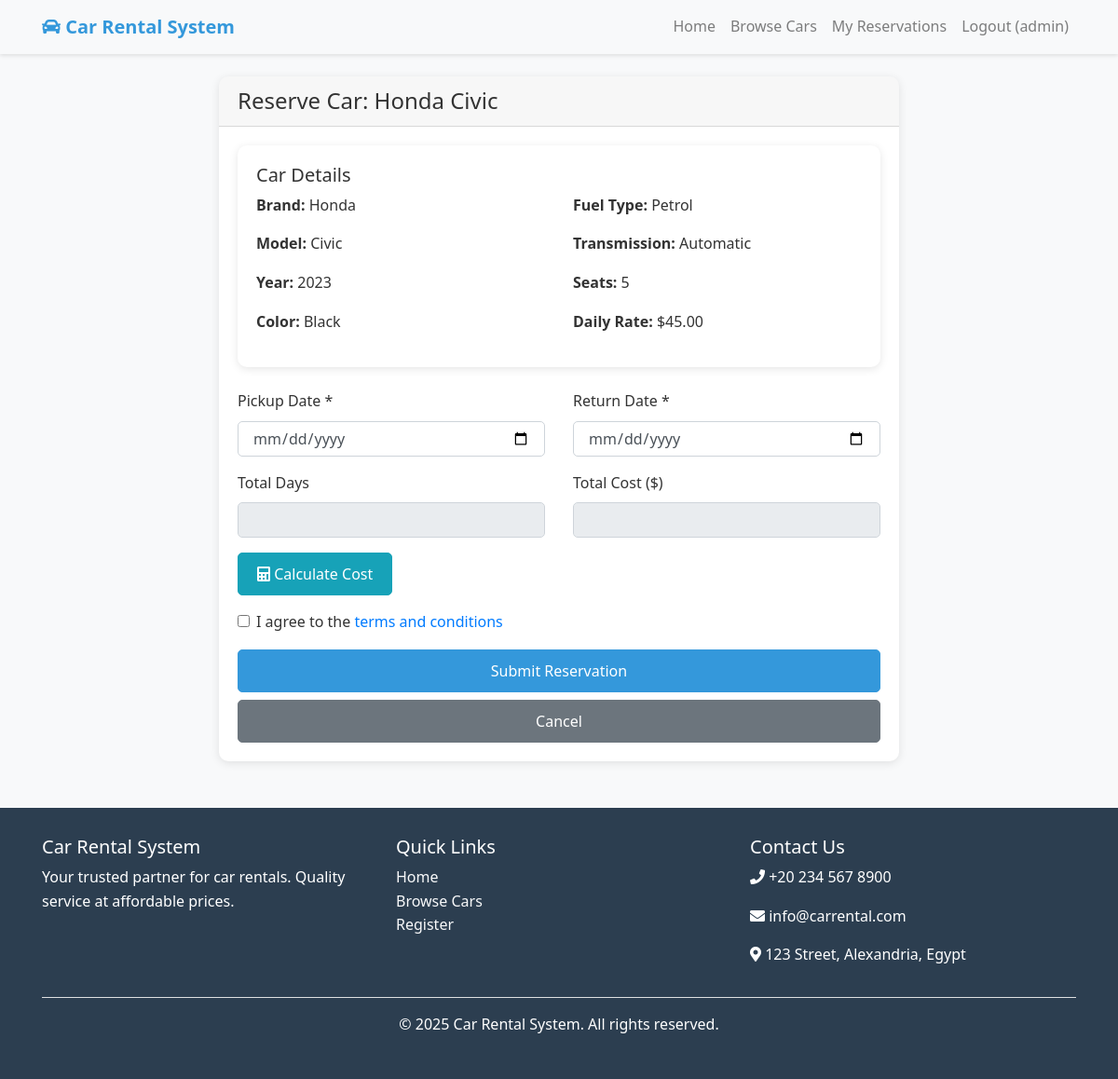
The page /reserve_car.php?car_id=2 (signed in) on the database its author committed.
### tables this page shows
CREATE TABLE cars (
    id INT AUTO_INCREMENT PRIMARY KEY,
    brand VARCHAR(50) NOT NULL,
    model VARCHAR(50) NOT NULL,
    year INT NOT NULL,
    color VARCHAR(30),
    license_plate VARCHAR(20) UNIQUE NOT NULL,
    daily_rate DECIMAL(10,2) NOT NULL,
    status ENUM('available', 'rented', 'maintenance') DEFAULT 'available',
    fuel_type ENUM('petrol', 'diesel', 'electric', 'hybrid') DEFAULT 'petrol',
    transmission ENUM('automatic', 'manual') DEFAULT 'automatic',
    seats INT DEFAULT 5,
    image_url VARCHAR(255),
    description TEXT,
    created_at TIMESTAMP DEFAULT CURRENT_TIMESTAMP
);

### reserve_car.php (the view, shortened to what this page needs)
<?php
$car_id = isset($_GET['car_id']) ? intval($_GET['car_id']) : 0;
$conn = getConnection();
$car_sql = "SELECT * FROM cars WHERE id = $car_id";
$car_result = mysqli_query($conn, $car_sql);
$car = mysqli_fetch_assoc($car_result);
require_once '../includes/header.php';
?>
<div class="row justify-content-center">
    <div class="col-md-8">
        <div class="card">
            <div class="card-header">
                <h4 class="mb-0">Reserve Car: <?php echo $car['brand'] . ' ' . $car['model']; ?></h4>
            </div>
            <div class="card-body">
                <div class="card mb-4">
                    <div class="card-body">
                        <h5>Car Details</h5>
                        <div class="row">
                            <div class="col-md-6">
                                <p><strong>Brand:</strong> <?php echo $car['brand']; ?></p>
                                <p><strong>Model:</strong> <?php echo $car['model']; ?></p>
                                <p><strong>Year:</strong> <?php echo $car['year']; ?></p>
                                <p><strong>Color:</strong> <?php echo $car['color']; ?></p>
                            </div>
                            <div class="col-md-6">
                                <p><strong>Fuel Type:</strong> <?php echo ucfirst($car['fuel_type']); ?></p>
                                <p><strong>Transmission:</strong> <?php echo ucfirst($car['transmission']); ?></p>
                                <p><strong>Seats:</strong> <?php echo $car['seats']; ?></p>
                                <p><strong>Daily Rate:</strong> $<?php echo $car['daily_rate']; ?></p>
                            </div>
                        </div>
                    </div>
                </div>
                <form method="POST" action="" id="reservationForm">
                    <div class="row">
                        <div class="col-md-6">
                            <div class="form-group">
                                <label for="pickup_date">Pickup Date *</label>
                                <input type="date" class="form-control" id="pickup_date" name="pickup_date" required>
                            </div>
                        </div>
                        <div class="col-md-6">
                            <div class="form-group">
                                <label for="return_date">Return Date *</label>
                                <input type="date" class="form-control" id="return_date" name="return_date" required>
                            </div>
                        </div>
                    </div>
                    <div class="row">
                        <div class="col-md-6">
                            <div class="form-group">
                                <label for="total_days">Total Days</label>
                                <input type="number" class="form-control" id="total_days" name="total_days" readonly>
                            </div>
                        </div>
                        <div class="col-md-6">
                            <div class="form-group">
                                <label for="total_cost">Total Cost ($)</label>
                                <input type="number" step="0.01" class="form-control" id="total_cost" name="total_cost" readonly>
                            </div>
                        </div>
                    </div>
                    <div class="form-group">
                        <button type="button" class="btn btn-info" id="calculate_cost">
                            <i class="fas fa-calculator"></i> Calculate Cost
                        </button>
                    </div>
                    <div class="form-group">
                        <div class="form-check">
                            <input class="form-check-input" type="checkbox" id="terms" required>
                            <label class="form-check-label" for="terms">
                                I agree to the <a href="#" data-toggle="modal" data-target="#termsModal">terms and conditions</a>
                            </label>
                        </div>
                    </div>
                    <button type="submit" class="btn btn-primary btn-block">Submit Reservation</button>
                    <a href="browse_cars.php" class="btn btn-secondary btn-block mt-2">Cancel</a>
                </form>
            </div>
        </div>
    </div>
</div>
<?php
require_once '../includes/footer.php';
?>

### style.css (style rules this page uses)
body { font-family: 'Segoe UI', Tahoma, Geneva, Verdana, sans-serif; line-height: 1.6; color: #333; background-color: #f8f9fa; }
.card { border-radius: 10px; overflow: hidden; transition: all 0.3s ease; }
.btn { border-radius: 5px; padding: 10px 20px; font-weight: 500; }
.btn-primary { background-color: #3498db; border-color: #3498db; }
.form-control { border-radius: 5px; padding: 10px 15px; }

### rows shown on the page
cars: brand "Honda", model "Civic", year "2023", color "Black", fuel_type "Petrol", transmission "Automatic", seats "5", daily_rate "45.00"

### other values the page prints
$_SESSION['customer_name'] "admin"
